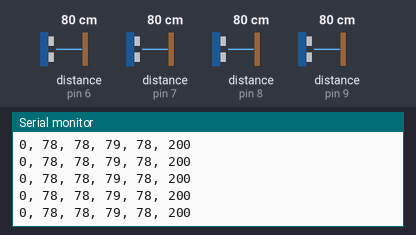
Simulated run of this sketch. Board: Arduino Uno, built with avr-gcc and run on an emulated ATmega328P. On the bench: the last lines printed to the serial monitor. Wiring (inferred from the names in the program): 4 × ultrasonic range finder: trigger pin 2, echo pin 6 / trigger pin 3, echo pin 7 / trigger pin 4, echo pin 8 / trigger pin 5, echo pin 9. The test bench sets the inputs (shaded band); at power-on: distance to the obstacle (sensors on pin 6, pin 7, pin 8, pin 9) 80 cm. The echo pulse lasts 58.3 µs per cm.

Above: at 1.2 s.
1.3 s: distance to the obstacle (sensor on pin 6) set to 2 cm
At 2.3 s:
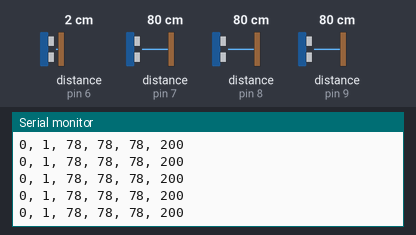
4.3 s: distance to the obstacle (sensor on pin 7) set to 2 cm
At 4.8 s:
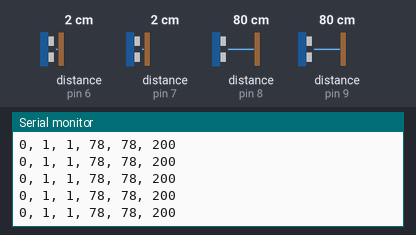
7.3 s: distance to the obstacle (sensor on pin 8) set to 250 cm
At 8.2 s:
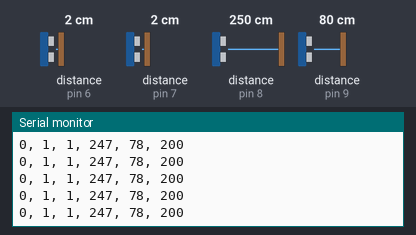
10.3 s: distance to the obstacle (sensor on pin 9) set to 2 cm
At 11.0 s:
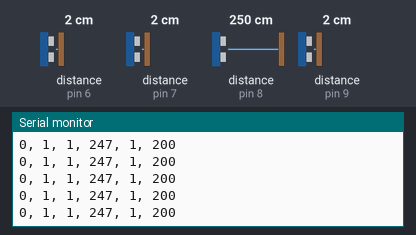
13.3 s: distance to the obstacle (sensor on pin 6) set to 299 cm
At 14.0 s:
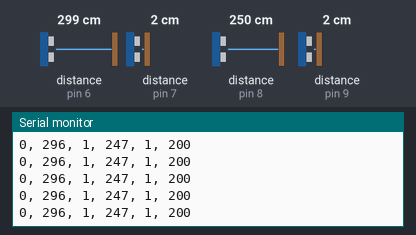
16.3 s: distance to the obstacle (sensor on pin 7) set to 299 cm
At 16.36 s:
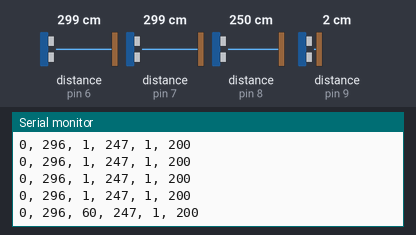
Timing chart, 0 to 19.3 s (numbered marks = the images above; inputs shaded):
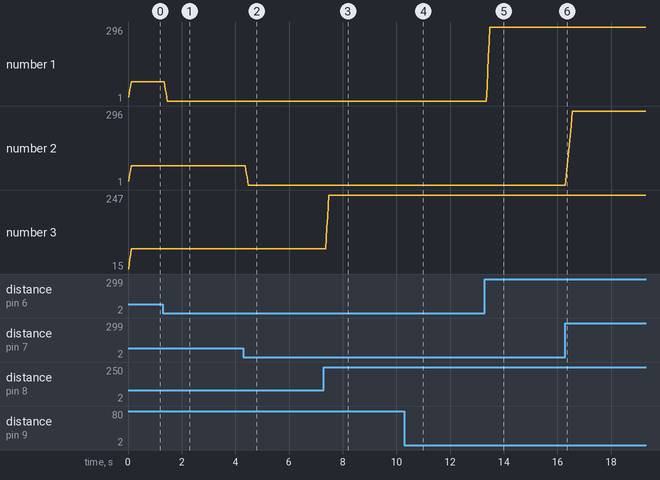

Measured:
- after the input at 1.3 s, the serial monitor: prints a new line after 0.07 s (image 1)
- after the input at 4.3 s, the serial monitor: prints a new line after 0.09 s (image 2)
- after the input at 7.3 s, the serial monitor: prints a new line after 0.09 s (image 3)
- after the input at 10.3 s, the serial monitor: prints a new line after 0.05 s (image 4)
- after the input at 13.3 s, the serial monitor: prints a new line after 0.08 s (image 5)
- after the input at 16.3 s, the serial monitor: prints a new line after 0.05 s (image 6)
- plotted number 1: 78 → 1 after the input at 1.3 s, 1 → 296 after the input at 13.3 s
- plotted number 3: 78 → 247 after the input at 7.3 s

The sketch:

sketch_sep26a.ino
```cpp
/*
  Ultrasonic Sensor HC-SR04 and Arduino Tutorial
  by Dejan Nedelkovski,
  www.HowToMechatronics.com
*/
// defines pins numbers
int trigPin[] = {2, 3, 4, 5};
int echoPin[] = {6, 7, 8, 9};
// defines variables: a 5x4 array to store the last 5 distance readings for each of the 4 sensors
int distances[5][4] = {
  {0, 0, 0, 0},
  {0, 0, 0, 0},
  {0, 0, 0, 0},
  {0, 0, 0, 0},
  {0, 0, 0, 0}
};

void setup() {
  for (int i = 0; i < 4; i++) {
    pinMode(trigPin[i], OUTPUT); // Sets the trigPin as an Output
    pinMode(echoPin[i], INPUT);  // Sets the echoPin as an Input
  }

  Serial.begin(9600); // Starts the serial communication
}

void loop() {
  for (int i = 0; i < 4; i++) {
    // Clears the trigPin
    digitalWrite(trigPin[i], LOW);
    delayMicroseconds(2);
    // Sets the trigPin on HIGH state for 10 microseconds
    digitalWrite(trigPin[i], HIGH);
    delayMicroseconds(10);
    digitalWrite(trigPin[i], LOW);

    // Reads the echoPin, returns the sound wave travel time in microseconds
    long duration = pulseIn(echoPin[i], HIGH);

    // Calculating the distance
    int distance = (duration * 0.034) / 2;

    // Shift previous results and store the new distance (if valid)
    if (distance < 500) {
      transfer(i, distance);
    }

    delay(0);
  }


  Serial.print(0);
  Serial.print(", ");
  // Calculate smoothed average and print results
  for (int i = 0; i < 4; i++) {
    int avgDistance = average(i);
    Serial.print(avgDistance);
    Serial.print(", ");
  }
  Serial.println(200);
}

// Shifts previous distance measurements up and adds the new one
void transfer(int sensorIndex, int newDistance) {
  // Shift all rows up for the specific sensor
  for (int i = 0; i < 4; i++) {
    distances[i][sensorIndex] = distances[i + 1][sensorIndex];
  }
  // Add the new reading at the end
  distances[4][sensorIndex] = newDistance;
}

// Calculates the average distance for a specific sensor
int average(int sensorIndex) {
  int sum = 0;
  for (int i = 0; i < 5; i++) {
    sum += distances[i][sensorIndex];
  }
  return sum / 5; // Return the average
}
```
